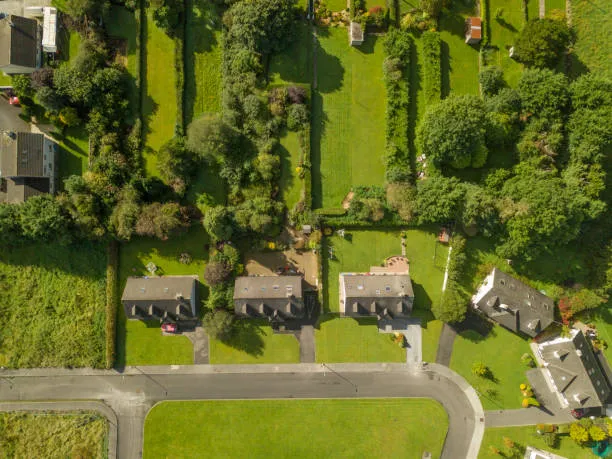
#> input picture OUR-Project/PythonScripts/forest2.webp, 612 x 459 px, found by its file name
$ python detectStructures.py
#> lines starting #> are read from the running program, lines starting #| are printed output that depends on the picture; after the words box and inside, x2 and y2 are one past the last pixel; in counts of white or black regions, pixels touching at a corner belong together
import cv2
import numpy as np

# Function to load and preprocess the image
def load_and_preprocess_image(image_path):
    try:
        # Read the image
        image = cv2.imread(image_path)
#> image is the input picture: shape (459, 612, 3); mean B, G, R 41.7, 107.3, 102
        if image is None:
            raise FileNotFoundError("Image file not found or couldn't be read.")

        # Preprocess the image (convert to grayscale, apply Gaussian blur, etc.)
        gray = cv2.cvtColor(image, cv2.COLOR_BGR2GRAY)
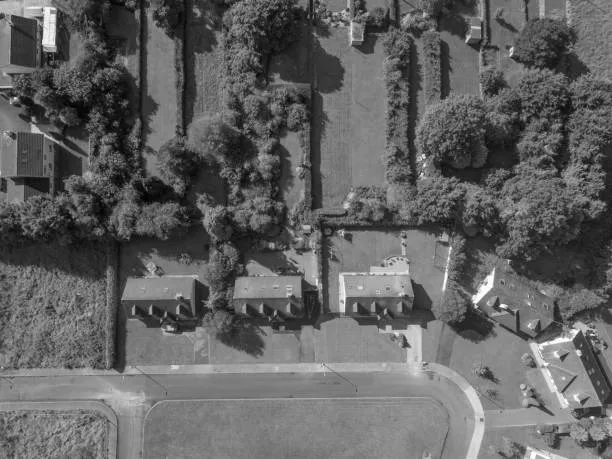
#> gray: shape (459, 612); min 0, max 255, mean 98.2
        blurred = cv2.GaussianBlur(gray, (5, 5), 0)

        return image, blurred
    except Exception as e:
        print("Error loading and preprocessing the image:", str(e))
        return None, None

# Function to detect contours and draw them on the image
def detect_and_draw_contours(image, edges):
    try:
        # Edge detection using Canny
        edges = cv2.Canny(edges, 50, 150)
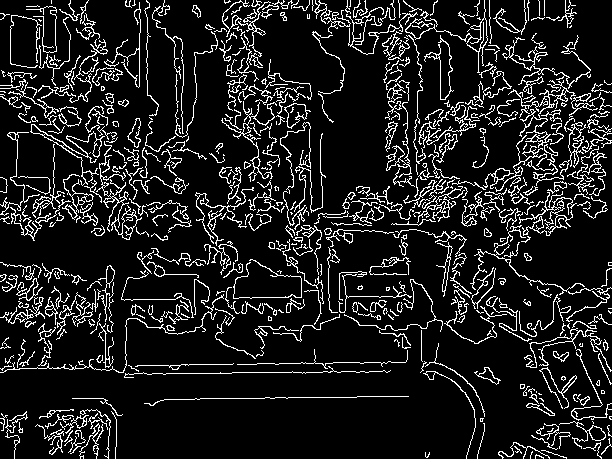
#> edges: shape (459, 612); 11.9% white in thin lines or dots

        # Find contours
        contours, _ = cv2.findContours(edges, cv2.RETR_EXTERNAL, cv2.CHAIN_APPROX_SIMPLE)
#> contours = 501 contours, 344 with area under 20; largest, box (x1, y1, x2, y2) and area: (96, 141, 142, 240) 434, (405, 0, 488, 73) 378, (284, 103, 311, 129) 333, (30, 124, 105, 186) 330, (508, 80, 576, 148) 294

        # Draw contours on the original image
        contour_image = np.zeros_like(image)
        cv2.drawContours(contour_image, contours, -1, (0, 255, 0), 6)
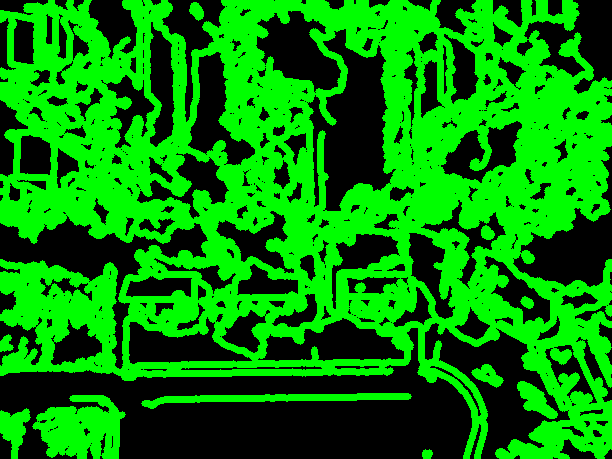
#> contour_image: shape (459, 612, 3); mean of channels 0, 1, 2 0, 139.1, 0; drawn as B, G, R

        return contour_image
    except Exception as e:
        print("Error detecting and drawing contours:", str(e))
        return None

# Main function
def main():
    # Path to the image file
    image_path = r'D:\Projects\EDI TY SEM 2\TYEDI-2\OUR-Project\PythonScripts\forest2.webp'

    # Load and preprocess the image
    original_image, blurred_image = load_and_preprocess_image(image_path)
    if original_image is None or blurred_image is None:
        print("Unable to load and preprocess the image. Please check the file path.")
        return

    # Detect contours and draw them on the image
    contour_image = detect_and_draw_contours(original_image, blurred_image)
    if contour_image is None:
        print("Unable to detect contours.")
        return

    # Display the result
    cv2.imshow('Original Image', original_image)
    cv2.imshow('Contours', contour_image)
    cv2.waitKey(0)
    cv2.destroyAllWindows()

# Call the main function
if __name__ == "__main__":
    main()

$ run again, with OUR-Project/PythonScripts/houseforest.webp copied over OUR-Project/PythonScripts/forest2.webp
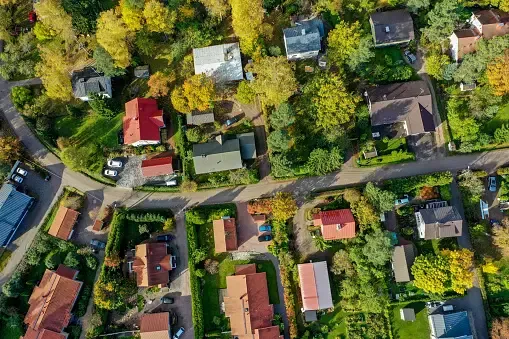
#> input picture OUR-Project/PythonScripts/houseforest.webp, 509 x 339 px, found by its file name
#> in load_and_preprocess_image, image is the input picture: shape (339, 509, 3); mean B, G, R 57.5, 96.9, 95.9
#> in detect_and_draw_contours, `edges = cv2.Canny(edges, 50, 150)`:
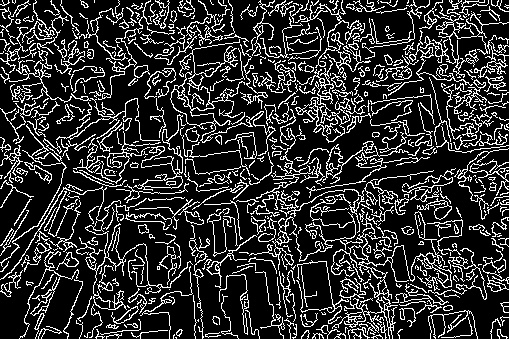
#> edges: shape (339, 509); 19.2% white in thin lines or dots
#> contours = 544 contours, 423 with area under 20; largest, box (x1, y1, x2, y2) and area: (249, 196, 452, 339) 1219, (170, 71, 276, 156) 804, (295, 60, 351, 143) 492, (133, 114, 186, 191) 414, (0, 186, 193, 310) 316
#> in detect_and_draw_contours, `cv2.drawContours(contour_image, contours, -1, (0, 255, 0), 6)`:
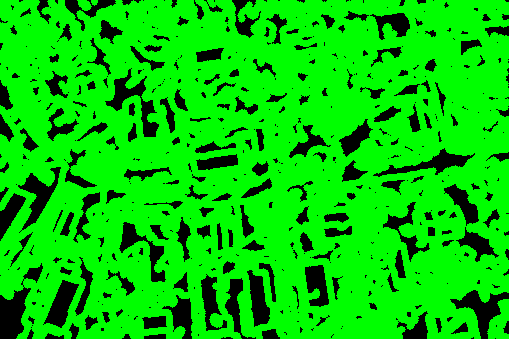
#> contour_image: shape (339, 509, 3); mean of channels 0, 1, 2 0, 205.9, 0; drawn as B, G, R

$ run again, with OUR-Project/PythonScripts/forest.jpg saved as OUR-Project/PythonScripts/forest2.webp
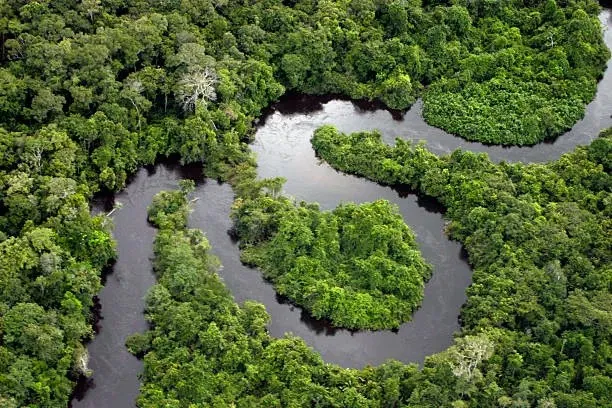
#> input picture OUR-Project/PythonScripts/forest.jpg, 612 x 408 px, found by its file name
#> in load_and_preprocess_image, image is the input picture: shape (408, 612, 3); mean B, G, R 59.4, 102.6, 86.2
#> in detect_and_draw_contours, `edges = cv2.Canny(edges, 50, 150)`:
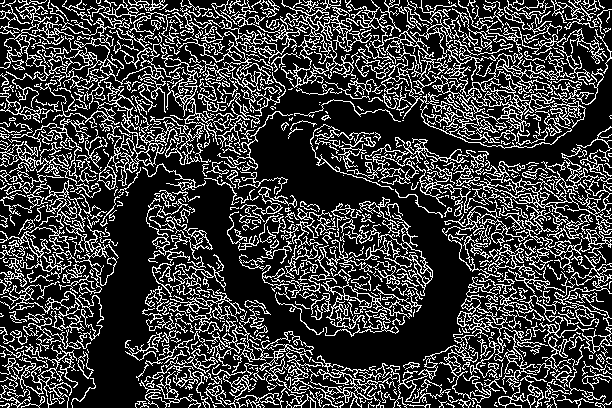
#> edges: shape (408, 612); 23.8% white in thin lines or dots
#> contours = 737 contours, 587 with area under 20; largest, box (x1, y1, x2, y2) and area: (280, 0, 604, 149) 10015, (0, 6, 219, 145) 1988, (457, 277, 544, 408) 1286, (97, 95, 166, 190) 1129, (470, 178, 612, 273) 1010
#> in detect_and_draw_contours, `cv2.drawContours(contour_image, contours, -1, (0, 255, 0), 6)`:
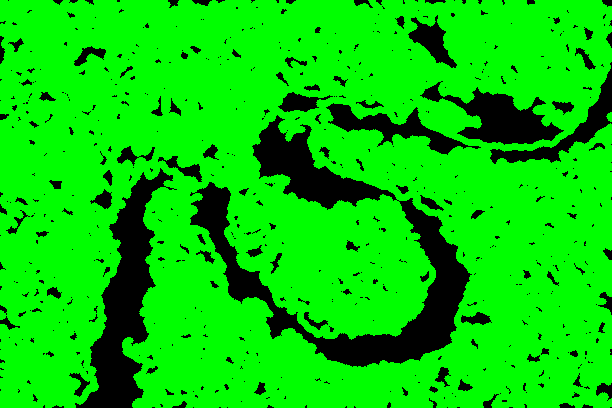
#> contour_image: shape (408, 612, 3); mean of channels 0, 1, 2 0, 209.7, 0; drawn as B, G, R
